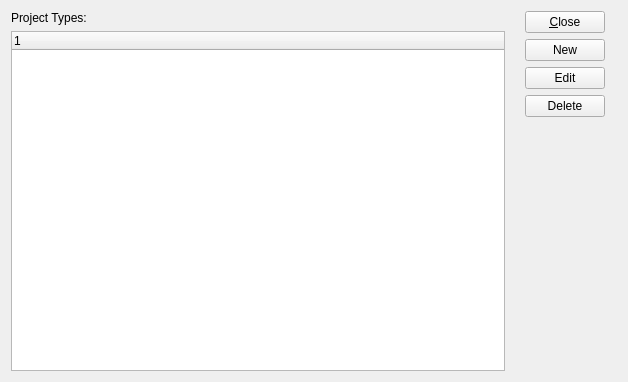
<?xml version="1.0" encoding="UTF-8"?>
<ui version="4.0">
 <comment>This file is part of the xTuple ERP: PostBooks Edition, a free and
open source Enterprise Resource Planning software suite,
Copyright (c) 1999-2019 by OpenMFG LLC, d/b/a xTuple.
It is licensed to you under the Common Public Attribution License
version 1.0, the full text of which (including xTuple-specific Exhibits)
is available at www.xtuple.com/CPAL.  By using this software, you agree
to be bound by its terms.</comment>
 <class>projectTypes</class>
 <widget class="QWidget" name="projectTypes">
  <property name="geometry">
   <rect>
    <x>0</x>
    <y>0</y>
    <width>628</width>
    <height>382</height>
   </rect>
  </property>
  <property name="focusPolicy">
   <enum>Qt::StrongFocus</enum>
  </property>
  <property name="windowTitle">
   <string>Project Types</string>
  </property>
  <layout class="QVBoxLayout" name="verticalLayout_3">
   <item>
    <layout class="QHBoxLayout" name="horizontalLayout">
     <item>
      <layout class="QVBoxLayout" name="verticalLayout_2">
       <item>
        <widget class="XLabel" name="_projectTypeLit">
         <property name="text">
          <string>Project Types:</string>
         </property>
        </widget>
       </item>
       <item>
        <widget class="XTreeWidget" name="_projecttype">
         <property name="focusPolicy">
          <enum>Qt::StrongFocus</enum>
         </property>
        </widget>
       </item>
      </layout>
     </item>
     <item>
      <layout class="QVBoxLayout" name="verticalLayout">
       <property name="leftMargin">
        <number>14</number>
       </property>
       <property name="rightMargin">
        <number>12</number>
       </property>
       <item>
        <widget class="QPushButton" name="_close">
         <property name="focusPolicy">
          <enum>Qt::StrongFocus</enum>
         </property>
         <property name="text">
          <string>&amp;Close</string>
         </property>
         <property name="shortcut">
          <string>Esc</string>
         </property>
        </widget>
       </item>
       <item>
        <widget class="QPushButton" name="_new">
         <property name="focusPolicy">
          <enum>Qt::StrongFocus</enum>
         </property>
         <property name="text">
          <string>New</string>
         </property>
         <property name="shortcut">
          <string>Ctrl+N</string>
         </property>
        </widget>
       </item>
       <item>
        <widget class="QPushButton" name="_edit">
         <property name="focusPolicy">
          <enum>Qt::StrongFocus</enum>
         </property>
         <property name="text">
          <string>Edit</string>
         </property>
         <property name="shortcut">
          <string>Ctrl+E</string>
         </property>
        </widget>
       </item>
       <item>
        <widget class="QPushButton" name="_delete">
         <property name="focusPolicy">
          <enum>Qt::StrongFocus</enum>
         </property>
         <property name="text">
          <string>Delete</string>
         </property>
         <property name="shortcut">
          <string>Ctrl+D</string>
         </property>
        </widget>
       </item>
       <item>
        <spacer name="verticalSpacer">
         <property name="orientation">
          <enum>Qt::Vertical</enum>
         </property>
         <property name="sizeType">
          <enum>QSizePolicy::Preferred</enum>
         </property>
         <property name="sizeHint" stdset="0">
          <size>
           <width>20</width>
           <height>1000</height>
          </size>
         </property>
        </spacer>
       </item>
      </layout>
     </item>
    </layout>
   </item>
  </layout>
 </widget>
 <customwidgets>
  <customwidget>
   <class>XLabel</class>
   <extends>QLabel</extends>
   <header>xlabel.h</header>
  </customwidget>
  <customwidget>
   <class>XTreeWidget</class>
   <extends>QTreeWidget</extends>
   <header>xtreewidget.h</header>
   <container>1</container>
  </customwidget>
 </customwidgets>
 <tabstops>
  <tabstop>_close</tabstop>
  <tabstop>_new</tabstop>
  <tabstop>_edit</tabstop>
  <tabstop>_delete</tabstop>
 </tabstops>
 <resources/>
 <connections>
  <connection>
   <sender>_close</sender>
   <signal>clicked()</signal>
   <receiver>projectTypes</receiver>
   <slot>close()</slot>
   <hints>
    <hint type="sourcelabel">
     <x>335</x>
     <y>31</y>
    </hint>
    <hint type="destinationlabel">
     <x>246</x>
     <y>7</y>
    </hint>
   </hints>
  </connection>
 </connections>
</ui>
